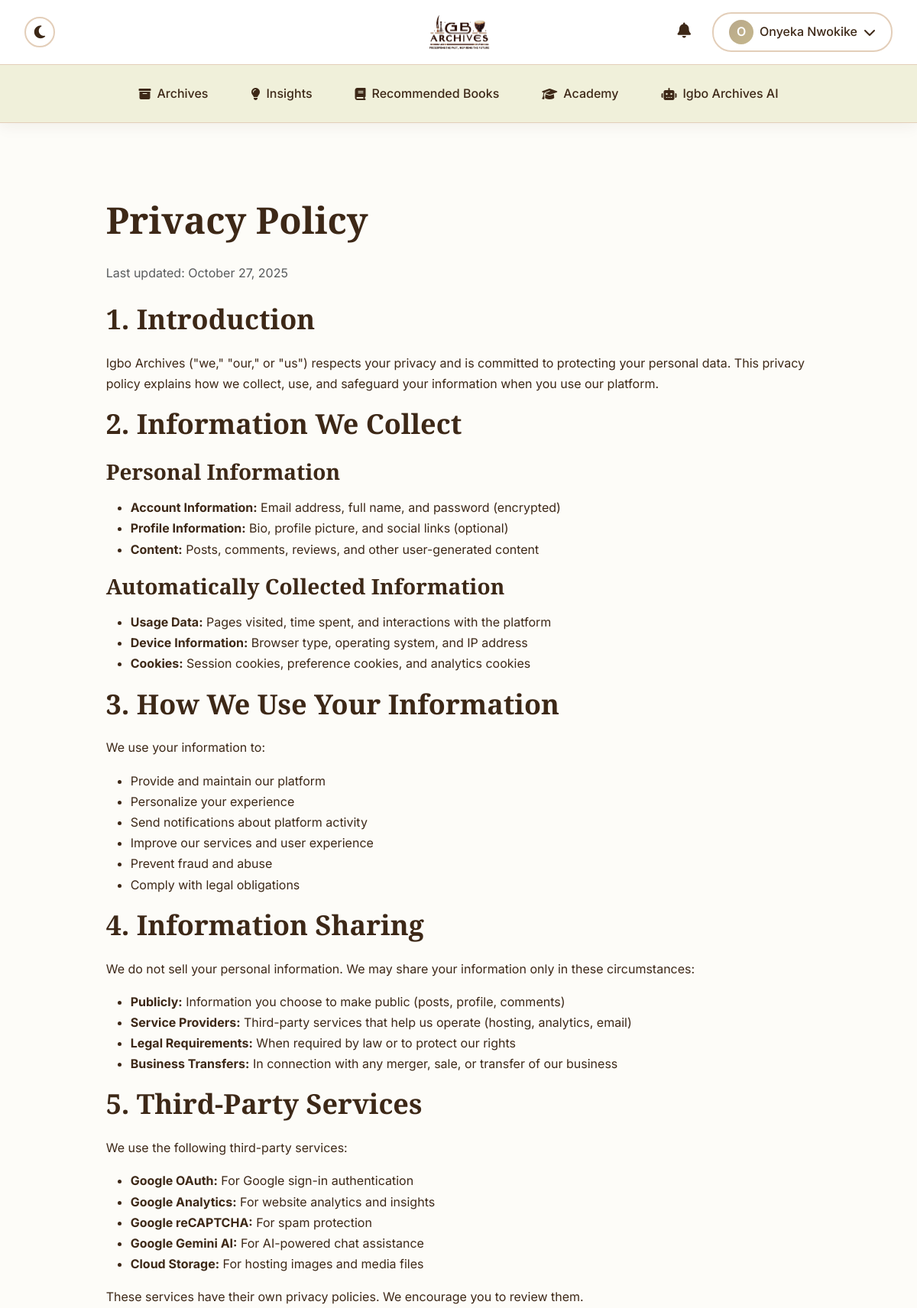
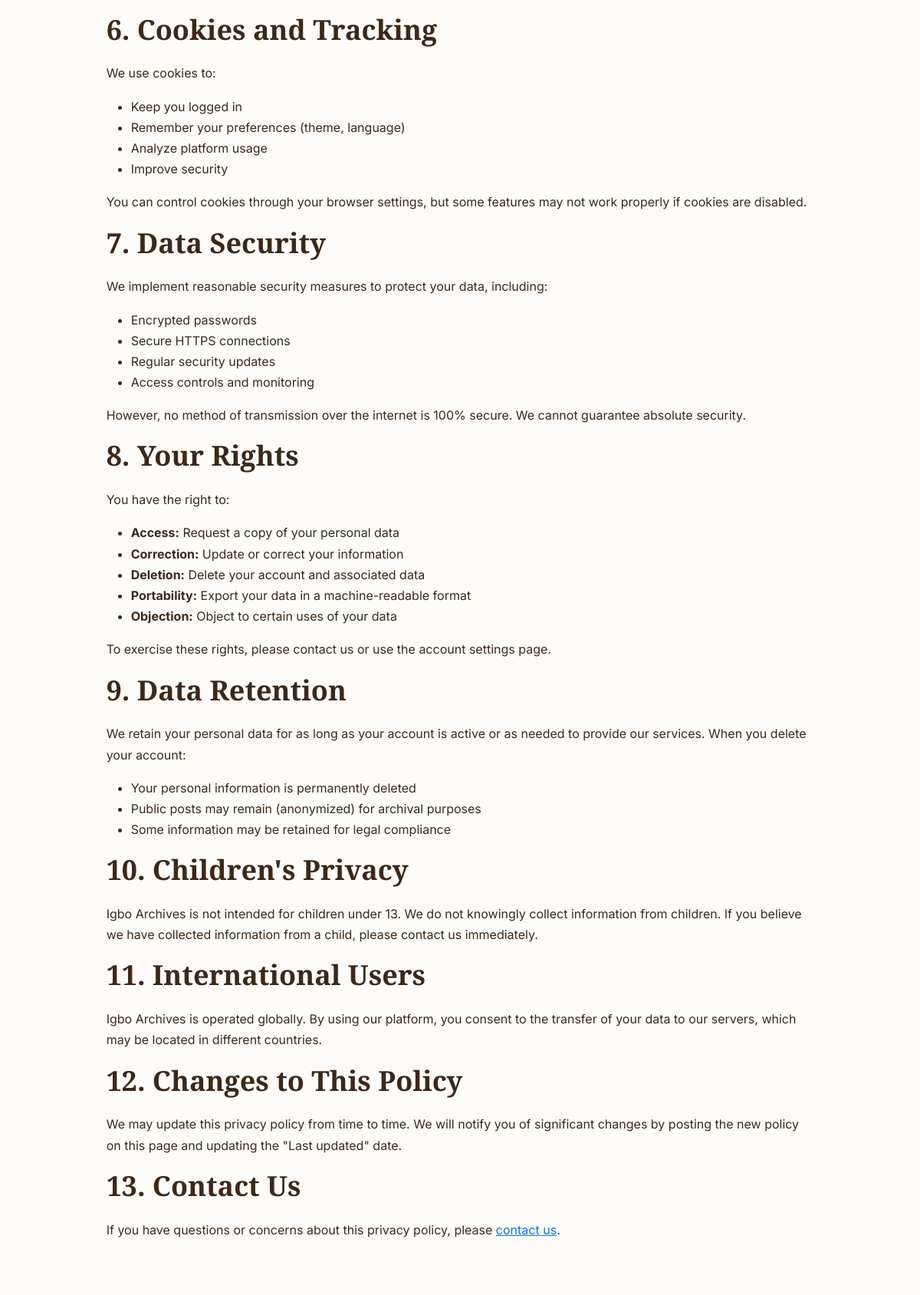
Page /privacy/ (signed in, upper part) on the committed database (2 pictures, top to bottom).
### users/models.py (models this page shows, shortened)
class CustomUser(AbstractUser):
    full_name = models.CharField(max_length=200, blank=True)
    bio = models.TextField(blank=True)
    profile_picture = models.ImageField(upload_to='profile_pictures/', blank=True, null=True)
    social_links = models.JSONField(default=dict, blank=True)
    def get_display_name(self):
        return self.full_name or (self.email.split('@')[0] if self.email else self.username)

### core/views.py (the view)
# urls.py: path('privacy/', views.privacy_policy, name='privacy'),
def privacy_policy(request):
    return render(request, 'core/pages/privacy.html', {'current_date': timezone.now()})

### core/context_processors.py (called while the page is built)
def pwa_settings(request):
    return {
        'VAPID_PUBLIC_KEY': getattr(settings, 'VAPID_PUBLIC_KEY', ''),
    }

def monetization_settings(request):
    return {
        'ENABLE_ADSENSE': getattr(settings, 'ENABLE_ADSENSE', False),
        'GOOGLE_ADSENSE_CLIENT_ID': getattr(settings, 'GOOGLE_ADSENSE_CLIENT_ID', ''),
        'ENABLE_DONATIONS': getattr(settings, 'ENABLE_DONATIONS', False),
        'STRIPE_PUBLIC_KEY': getattr(settings, 'STRIPE_PUBLIC_KEY', ''),
    }

### core/templates/core/pages/privacy.html (shortened to what this page needs)
{% extends 'base.html' %}
{% block content %}
<div class="container my-5">
    <div class="row">
        <div class="col-lg-10 mx-auto">
            <h1 class="mb-4">Privacy Policy</h1>
            <p class="text-muted">Last updated: {{ current_date|date:"F d, Y" }}</p>
            <div class="mt-4">
                <h2>1. Introduction</h2>
                <p>Igbo Archives ("we," "our," or "us") respects your privacy and is committed to protecting your personal data. This privacy policy explains how we collect, use, and safeguard your information when you use our platform.</p>
                <h2>2. Information We Collect</h2>
                <h3>Personal Information</h3>
                <ul>
                    <li><strong>Account Information:</strong> Email address, full name, and password (encrypted)</li>
                    <li><strong>Profile Information:</strong> Bio, profile picture, and social links (optional)</li>
                    <li><strong>Content:</strong> Posts, comments, reviews, and other user-generated content</li>
                </ul>
                <h3>Automatically Collected Information</h3>
                <ul>
                    <li><strong>Usage Data:</strong> Pages visited, time spent, and interactions with the platform</li>
                    <li><strong>Device Information:</strong> Browser type, operating system, and IP address</li>
                    <li><strong>Cookies:</strong> Session cookies, preference cookies, and analytics cookies</li>
                </ul>
                <h2>3. How We Use Your Information</h2>
                <p>We use your information to:</p>
                <ul>
                    <li>Provide and maintain our platform</li>
                    <li>Personalize your experience</li>
                    <li>Send notifications about platform activity</li>
                    <li>Improve our services and user experience</li>
                    <li>Prevent fraud and abuse</li>
                    <li>Comply with legal obligations</li>
                </ul>
                <h2>4. Information Sharing</h2>
                <p>We do not sell your personal information. We may share your information only in these circumstances:</p>
                <ul>
                    <li><strong>Publicly:</strong> Information you choose to make public (posts, profile, comments)</li>
                    <li><strong>Service Providers:</strong> Third-party services that help us operate (hosting, analytics, email)</li>
                    <li><strong>Legal Requirements:</strong> When required by law or to protect our rights</li>
                    <li><strong>Business Transfers:</strong> In connection with any merger, sale, or transfer of our business</li>
                </ul>
                <h2>5. Third-Party Services</h2>
                <p>We use the following third-party services:</p>
                <ul>
                    <li><strong>Google OAuth:</strong> For Google sign-in authentication</li>
                    <li><strong>Google Analytics:</strong> For website analytics and insights</li>
                    <li><strong>Google reCAPTCHA:</strong> For spam protection</li>
                    <li><strong>Google Gemini AI:</strong> For AI-powered chat assistance</li>
                    <li><strong>Cloud Storage:</strong> For hosting images and media files</li>
                </ul>
                <p>These services have their own privacy policies. We encourage you to review them.</p>
                <h2>6. Cookies and Tracking</h2>
                <p>We use cookies to:</p>
                <ul>
                    <li>Keep you logged in</li>
                    <li>Remember your preferences (theme, language)</li>
                    <li>Analyze platform usage</li>
                    <li>Improve security</li>
                </ul>
                <p>You can control cookies through your browser settings, but some features may not work properly if cookies are disabled.</p>
                <h2>7. Data Security</h2>
                <p>We implement reasonable security measures to protect your data, including:</p>
                <ul>
                    <li>Encrypted passwords</li>
                    <li>Secure HTTPS connections</li>
                    <li>Regular security updates</li>
                    <li>Access controls and monitoring</li>
                </ul>
                <p>However, no method of transmission over the internet is 100% secure. We cannot guarantee absolute security.</p>
                <h2>8. Your Rights</h2>
                <p>You have the right to:</p>
                <ul>
                    <li><strong>Access:</strong> Request a copy of your personal data</li>
                    <li><strong>Correction:</strong> Update or correct your information</li>
                    <li><strong>Deletion:</strong> Delete your account and associated data</li>
                    <li><strong>Portability:</strong> Export your data in a machine-readable format</li>
                    <li><strong>Objection:</strong> Object to certain uses of your data</li>
                </ul>
                <p>To exercise these rights, please contact us or use the account settings page.</p>
                <h2>9. Data Retention</h2>
                <p>We retain your personal data for as long as your account is active or as needed to provide our services. When you delete your account:</p>
                <ul>
                    <li>Your personal information is permanently deleted</li>
                    <li>Public posts may remain (anonymized) for archival purposes</li>
                    <li>Some information may be retained for legal compliance</li>
                </ul>
                <h2>10. Children's Privacy</h2>
                <p>Igbo Archives is not intended for children under 13. We do not knowingly collect information from children. If you believe we have collected information from a child, please contact us immediately.</p>
                <h2>11. International Users</h2>
                <p>Igbo Archives is operated globally. By using our platform, you consent to the transfer of your data to our servers, which may be located in different countries.</p>
                <h2>12. Changes to This Policy</h2>
                <p>We may update this privacy policy from time to time. We will notify you of significant changes by posting the new policy on this page and updating the "Last updated" date.</p>
                <h2>13. Contact Us</h2>
                <p>If you have questions or concerns about this privacy policy, please <a href="{% url 'core:contact' %}">contact us</a>.</p>
            </div>
        </div>
    </div>
</div>
{% endblock %}

### core/templates/base.html (shortened to what this page needs)
{% load static %}
{% load pwa %}
<!DOCTYPE html>
<html lang="en">
<head>
    <link href="https://cdn.jsdelivr.net/npm/bootstrap@5.3.0/dist/css/bootstrap.min.css" rel="stylesheet">
    <link rel="stylesheet" href="https://cdnjs.cloudflare.com/ajax/libs/font-awesome/6.4.0/css/all.min.css">
    <link rel="stylesheet" href="{% static 'css/style.css' %}">
    <link rel="stylesheet" href="{% static 'css/notifications.css' %}">
</head>
<body>
    <div class="sticky-header-wrapper">
        <header class="main-header">
            <div class="header-container">
                <button class="dark-mode-toggle" aria-label="Toggle dark mode" id="darkModeToggle">
                    <i class="fas fa-moon"></i>
                </button>
                <a class="logo-container" href="/">
                    <img src="{% static 'images/logos/logo-light.png' %}" alt="Igbo Archives" class="logo-image logo-light">
                </a>
                <div class="user-menu">
                    {% if user.is_authenticated %}
                        <div class="notification-bell-container">
                            <button class="notification-bell" id="notificationBell" aria-label="Notifications">
                                <i class="fas fa-bell"></i>
                            </button>
                        </div>
                        <button class="profile-button" id="profileButton">
                            {% if user.profile_picture %}
                            <div class="profile-icon profile-icon-image">
                                <img src="{{ user.profile_picture.url }}" alt="{{ user.get_display_name }}">
                            </div>
                            {% else %}
                            <div class="profile-icon">{{ user.get_display_name|slice:":1"|upper }}</div>
                            {% endif %}
                            <span class="d-none d-sm-inline">{{ user.get_display_name }}</span>
                            <i class="fas fa-chevron-down"></i>
                        </button>
                    {% else %}
                        <a href="/accounts/login/" class="login-button">
                            <i class="fas fa-sign-in-alt"></i> Login
                        </a>
                    {% endif %}
                </div>
            </div>
        </header>
        <nav class="desktop-nav">
            <div class="nav-container">
                <a href="/archives/" class="nav-link {% if request.path == '/archives/' or request.path == '/' %}active{% endif %}">
                    <i class="fas fa-archive"></i> Archives
                </a>
                <a href="/insights/" class="nav-link {% if '/insights/' in request.path %}active{% endif %}">
                    <i class="fas fa-lightbulb"></i> Insights
                </a>
                <a href="/books/" class="nav-link {% if '/books/' in request.path %}active{% endif %}">
                    <i class="fas fa-book"></i> Recommended Books
                </a>
                <a href="/academy/" class="nav-link {% if '/academy/' in request.path %}active{% endif %}">
                    <i class="fas fa-graduation-cap"></i> Academy
                </a>
                <a href="https://ai.igboarchives.com.ng" class="nav-link" target="_blank" rel="noopener noreferrer">
                    <i class="fas fa-robot"></i> Igbo Archives AI
                </a>
            </div>
        </nav>
    </div>
    <main class="container-main">
        {% block content %}
        {% endblock %}
    </main>
</body>
</html>

### core/static/css/style.css (style rules this page uses)
:root { --sepia-tone: #B8A88A; --light-sepia: #CDA882; --mid-sepia: #D4B595; --soft-sepia: #DCC1A7; --pale-sepia: #E3CEB9; --cream-sepia: #EADBCB; --antique-cream: #F0F0DA; --warm-cream: #EAE8BA; --aged-parchment: #D6CE9B; --desert-sand: #C5B78D; --golden-tan: #B4A77E; --bone: #E4DDD0; --antique-white: #EFE5D7; --dun: #EED6B9; --tan: #D1AF89; --beaver: #9D896E; --bronze: #8C6433; --burnt-umber: #6A2D01; --deep-brown: #3D2817; --vintage-gold: #B8974F; --aged-bronze: #9D7A3E; --antique-brass: #8C7040; --olive-patina: #8A8051; --bg-primary: #FDFCF8; --bg-secondary: #F0F0DA; --bg-card: #FFFFFF; --text-primary: #3D2817; --text-secondary: #6A2D01; --text-muted: #9D896E; --border-color: #E3CEB9; --shadow: rgba(61, 40, 23, 0.08); --shadow-hover: rgba(61, 40, 23, 0.15); }
* { margin: 0; padding: 0; box-sizing: border-box; }
body { font-family: 'Inter', -apple-system, BlinkMacSystemFont, 'Segoe UI', system-ui, sans-serif; background-color: var(--bg-primary); color: var(--text-primary); transition: background-color 0.3s ease, color 0.3s ease; line-height: 1.7; font-size: 16px; }
h1, h2, h3, h4, h5, h6 { font-family: 'Playfair Display', Georgia, serif; font-weight: 600; line-height: 1.3; color: var(--text-primary); }
h1 { font-size: 3rem; margin-bottom: 1.5rem; }
h2 { font-size: 2.25rem; margin-bottom: 1.25rem; }
h3 { font-size: 1.75rem; margin-bottom: 1rem; }
.sticky-header-wrapper { position: sticky; top: 0; z-index: 1000; background: var(--bg-card); box-shadow: 0 2px 20px var(--shadow); backdrop-filter: blur(10px); transition: all 0.3s cubic-bezier(0.4, 0, 0.2, 1); }
.main-header { background: var(--bg-card); border-bottom: 1px solid var(--border-color); }
.header-container { max-width: 1400px; margin: 0 auto; display: flex; align-items: center; justify-content: space-between; padding: 1rem 2rem; gap: 2rem; transition: padding 0.3s cubic-bezier(0.4, 0, 0.2, 1); }
.dark-mode-toggle { background: none; border: 2px solid var(--border-color); color: var(--text-primary); width: 40px; height: 40px; border-radius: 50%; cursor: pointer; transition: all 0.3s cubic-bezier(0.4, 0, 0.2, 1); display: flex; align-items: center; justify-content: center; font-size: 1.2rem; order: -1; }
.logo-container { display: flex; align-items: center; gap: 0.75rem; text-decoration: none; flex: 1; justify-content: center; }
.logo-image { height: 45px; width: auto; transition: height 0.3s cubic-bezier(0.4, 0, 0.2, 1), opacity 0.3s ease; }
body:not(.dark-mode) .logo-light { display: block; }
.user-menu { display: flex; align-items: center; gap: 1rem; position: relative; }
.profile-button, .login-button { background: none; border: 2px solid var(--border-color); color: var(--text-primary); padding: 0.5rem 1.25rem; border-radius: 25px; cursor: pointer; transition: all 0.3s cubic-bezier(0.4, 0, 0.2, 1); font-weight: 500; text-decoration: none; display: inline-flex; align-items: center; gap: 0.5rem; }
.profile-icon { width: 32px; height: 32px; border-radius: 50%; background: linear-gradient(135deg, var(--sepia-tone), var(--desert-sand)); display: flex; align-items: center; justify-content: center; color: white; font-weight: 600; transition: all 0.3s cubic-bezier(0.4, 0, 0.2, 1); overflow: hidden; }
.desktop-nav { background: var(--bg-secondary); border-bottom: 1px solid var(--border-color); display: none; }
.nav-container { max-width: 1400px; margin: 0 auto; display: flex; justify-content: center; align-items: center; gap: 0.5rem; padding: 0.75rem 2rem; transition: padding 0.3s cubic-bezier(0.4, 0, 0.2, 1); }
.nav-link { color: var(--text-primary); text-decoration: none; padding: 0.75rem 1.5rem; border-radius: 8px; transition: all 0.3s cubic-bezier(0.4, 0, 0.2, 1); font-weight: 500; font-size: 1rem; position: relative; display: flex; align-items: center; gap: 0.5rem; }
.container-main { max-width: 1400px; margin: 0 auto; padding: 3rem 2rem; }
@media (min-width: 768px) { .desktop-nav { display: block; } }
.text-muted { color: var(--text-muted); }
.header-container { display: grid; grid-template-columns: 1fr auto 1fr; align-items: center; }
.dark-mode-toggle { justify-self: start; }
.logo-container { justify-self: center; }
.user-menu { justify-self: end; }

### core/static/css/notifications.css (style rules this page uses)
.notification-bell { position: relative; cursor: pointer; padding: 8px 12px; background: transparent; border: none; transition: all 0.2s; }
.notification-bell i { font-size: 1.25rem; color: var(--text-primary); }

### rows in the picture
CustomUser: get_display_name "O", get_display_name "Onyeka Nwokike", last_login "October 27, 2025"
